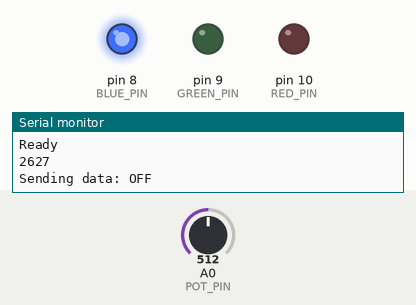
The sketch below on a simulated Arduino Uno, built with avr-gcc and run on an emulated ATmega328P. Shown: output pins drawn as LEDs (lit = HIGH), the last lines printed to the serial monitor. Dashed ring = blinking. The test bench sets the inputs (shaded band); at power-on: A0 (POT_PIN) = 512.

Above: at 0.1 s.
At 3.4 s:
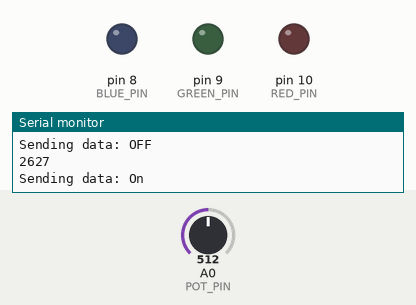
3.5 s: A0 (POT_PIN) set to 0
10.6 s: A0 (POT_PIN) set to 122
At 12.1 s:
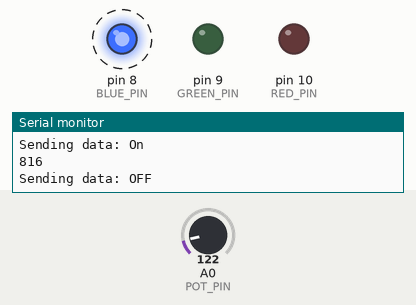
Timing chart, 0 to 20.1 s (numbered marks = the images above; inputs shaded):
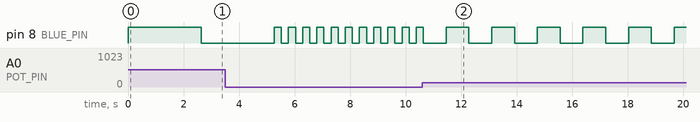

The sketch:

LighthouseMaster.ino
```cpp
#include <SoftwareSerial.h>

// Pin 2 --> Bluetooth TX
// Pin 3 --> Bluetooth RX
SoftwareSerial btModule(2, 3);

const char scrambledAlphabet[26] = "abCdEFghIJkLmnOpQRsTuvWXyz";

const int POT_PIN = 0; //analog 0
const int RED_PIN = 10,
          GREEN_PIN = 9,
          BLUE_PIN = 8;
const int RED_VAL = 0, GREEN_VAL = 0, BLUE_VAL = 255;
bool ledIsOn = false;

#define CONNECTION_RATE 9600 //rate of servant module

void setup() {
  Serial.begin(9600);
  btModule.begin(CONNECTION_RATE);

  Serial.println("Ready");
}

void sendString(String data){
  Serial.println("Sending data: " + data);
  int len = data.length();
  for(int i = 0; i < len; ++i){
    delay(1);
    btModule.write(data.charAt(i));
  }
}

void sendFromSerial(){
  if(Serial.available()){
    String s = "";
    delay(50); //wait for message to fully load into Serial
    while(Serial.available() > 0){
      s += (char)Serial.read();
    }
    sendString(s);
  }
}

//encode string from regular numbers to scrambled alphabet
String encodeNumbers(String input){
  String s = "";
  const int len = input.length();
  for(int i = 0; i < len; ++i){
    char currentChar = input.charAt(i);

    //replace number with character at index
    if(isDigit(currentChar)){
      currentChar = scrambledAlphabet[(int)currentChar - '0'];
    }

    Serial.print(String(input.charAt(i)) + "->" + currentChar + "| ");

    s += currentChar;
  }
  return s;
}

void toggleLed(){
  ledIsOn = !ledIsOn;

  analogWrite(RED_PIN, ledIsOn ? RED_VAL : 0);
  analogWrite(GREEN_PIN, ledIsOn ? GREEN_VAL : 0);
  analogWrite(BLUE_PIN, ledIsOn ? BLUE_VAL : 0);
}

void loop() {
  // put your main code here, to run repeatedly:
//  sendFromSerial();

  //map strobe delay to be between 250ms and 5 seconds
  int delayTime = map(analogRead(POT_PIN), 0, 1023, 250, 5000);
  Serial.println(delayTime);

  toggleLed();

  sendString(ledIsOn ? "OFF" : "On");

  delay(delayTime);

}
```

Measured:
- after the input at 10.6 s, pin 8 (BLUE_PIN): alternates HIGH for 0.82 s and LOW for 0.82 s, starting after 0.86 s
- by itself, pin 8 (BLUE_PIN): alternates HIGH for 0.26 s and LOW for 0.25 s
